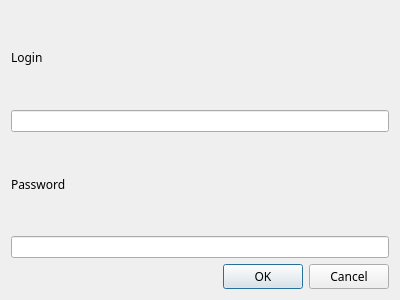
<?xml version="1.0" encoding="UTF-8"?>
<ui version="4.0">
 <class>LoginManager</class>
 <widget class="QDialog" name="LoginManager">
  <property name="geometry">
   <rect>
    <x>0</x>
    <y>0</y>
    <width>400</width>
    <height>300</height>
   </rect>
  </property>
  <property name="windowTitle">
   <string>Dialog</string>
  </property>
  <layout class="QVBoxLayout" name="verticalLayout">
   <item>
    <widget class="QLabel" name="label">
     <property name="font">
      <font>
       <family>Rockwell</family>
       <pointsize>9</pointsize>
      </font>
     </property>
     <property name="text">
      <string>Login</string>
     </property>
    </widget>
   </item>
   <item>
    <widget class="QLineEdit" name="lineEdit_2"/>
   </item>
   <item>
    <widget class="QLabel" name="label_2">
     <property name="font">
      <font>
       <family>Rockwell</family>
       <pointsize>9</pointsize>
      </font>
     </property>
     <property name="text">
      <string>Password</string>
     </property>
    </widget>
   </item>
   <item>
    <widget class="QLineEdit" name="lineEdit">
     <property name="inputMethodHints">
      <set>Qt::ImhHiddenText|Qt::ImhNoAutoUppercase|Qt::ImhNoPredictiveText|Qt::ImhSensitiveData</set>
     </property>
     <property name="echoMode">
      <enum>QLineEdit::Password</enum>
     </property>
    </widget>
   </item>
   <item>
    <widget class="QDialogButtonBox" name="buttonBox">
     <property name="font">
      <font>
       <family>Rockwell</family>
       <pointsize>9</pointsize>
      </font>
     </property>
     <property name="orientation">
      <enum>Qt::Horizontal</enum>
     </property>
     <property name="standardButtons">
      <set>QDialogButtonBox::Cancel|QDialogButtonBox::Ok</set>
     </property>
    </widget>
   </item>
  </layout>
 </widget>
 <resources/>
 <connections>
  <connection>
   <sender>buttonBox</sender>
   <signal>accepted()</signal>
   <receiver>LoginManager</receiver>
   <slot>accept()</slot>
   <hints>
    <hint type="sourcelabel">
     <x>248</x>
     <y>254</y>
    </hint>
    <hint type="destinationlabel">
     <x>157</x>
     <y>274</y>
    </hint>
   </hints>
  </connection>
  <connection>
   <sender>buttonBox</sender>
   <signal>rejected()</signal>
   <receiver>LoginManager</receiver>
   <slot>reject()</slot>
   <hints>
    <hint type="sourcelabel">
     <x>316</x>
     <y>260</y>
    </hint>
    <hint type="destinationlabel">
     <x>286</x>
     <y>274</y>
    </hint>
   </hints>
  </connection>
 </connections>
</ui>
